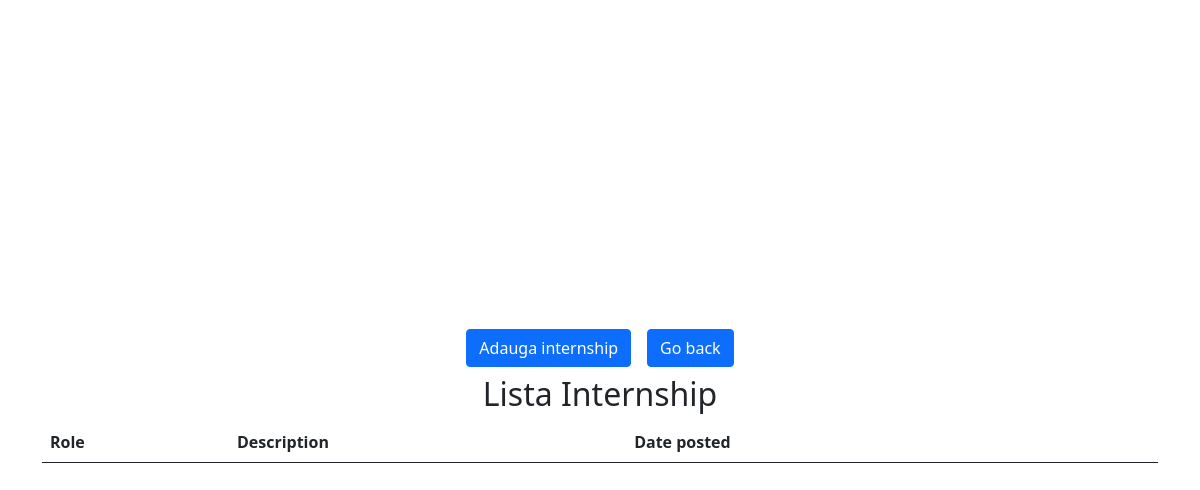
Before: /companies/manage/6 (signed in) with the older database file.
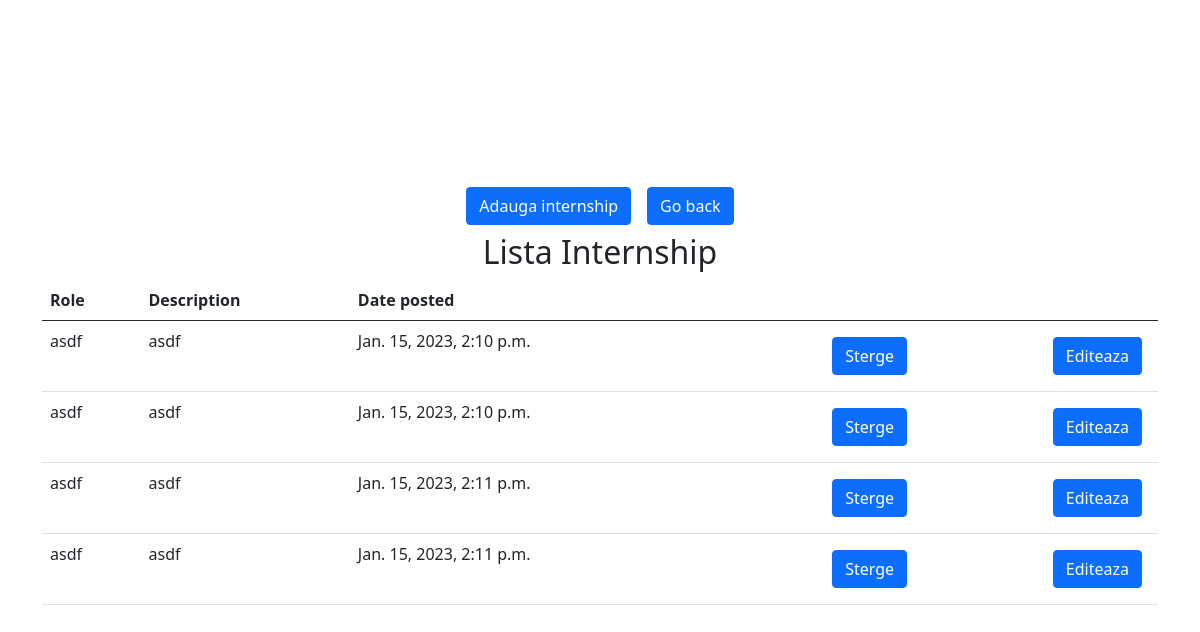
After: the same page with the newer database file.
### users/models.py (models this page shows, shortened)
class Internship(models.Model):
    active = models.BooleanField(default=False)
    role_name = models.CharField(max_length=50)
    description = models.CharField(max_length=250)
    date_posted = models.DateTimeField(default=now)
    date_expiration = models.DateTimeField()
    letter_of_intent_needed = models.BooleanField(default=False)
    flexible_hours = models.BooleanField(default=False)
    remote_possibility = models.BooleanField(default=False)
    duration = models.CharField(max_length=50)
    salary = models.IntegerField()
    paid = models.BooleanField(default=True)
    domain = models.IntegerField(choices=DomainTypes.choices(), default=DomainTypes.IT)
    type = models.CharField(max_length=50, choices=WorkTypes.choices(), default=WorkTypes.FULL_TIME)
    company = models.ForeignKey(Company, on_delete=models.CASCADE)
    location = models.ForeignKey(Location, on_delete=models.CASCADE)

### users/views.py (the view)
# urls.py: path('companies/manage/<int:company_id>', views.company_manage_internships, name="manage-company"),
def company_manage_internships(request, company_id, *args, **kwargs):
    try:
        company = Company.objects.get(id=company_id)
    except:
        raise Http404
    company_internship_list = Internship.objects.all().filter(company=company)
    context = {
        'company_internship_list': company_internship_list,
        'company': company
    }
    return render(request, "pages/company/internship_dashboard.html", context, status=200)

### templates/pages/company/internship_dashboard.html (shortened to what this page needs)
{% extends 'base.html' %}
{% block stylesheet %}
    {% load static %}
    <link rel="stylesheet" type="text/css" href="{% static 'users/home/home.css' %}">
{% endblock stylesheet %}
{% block content %}
    {% load widget_tweaks %}
    {% if user.is_authenticated and user.is_company %}
        {% if user == company.user %}
            <div class="container d-flex justify-content-center align-items-center flex-column">
                <div class="d-flex">
                    <button type="button" class="btn btn-primary m-2" style="float: right">
                        <a href="{% url 'add-internship' user.company.id %}" class="link">Adauga internship</a>
                    </button>
                    <button type="button" class="btn btn-primary m-2" style="float: right">
                        <a href="{% url 'home' %}" class="link">Go back</a>
                    </button>
                </div>
                <h2 class="title-center">Lista Internship</h2>
                <table class="table">
                    <thead>
                    <tr>
                        <th scope="col">Role</th>
                        <th scope="col">Description</th>
                        <th scope="col">Date posted</th>
                        <th/>
                        <th/>
                    </tr>
                    </thead>
                    <tbody>
                    {% for internship in company_internship_list %}
                        <tr>
                            <td>{{ internship.role_name }}</td>
                            <td>{{ internship.description }}</td>
                            <td>{{ internship.date_posted }}</td>
                            <td>
                                <button type="button" class="btn btn-primary m-2" style="float: right">
                                    <a href="{% url 'delete-internship' user.company.id internship.id %}" class="link">Sterge</a>
                                </button>
                            </td>
                            <td>
                                <button type="button" class="btn btn-primary m-2" style="float: right">
                                    <a href="{% url 'update-internship' user.company.id internship.id %}" class="link">Editeaza</a>
                                </button>
                            </td>
                        </tr>
                    {% endfor %}
                    </tbody>
                </table>
            </div>
        {% else %}
            <p>Nu ai acces la aceasta pagina.</p>
        {% endif %}
    {% else %}
        <p>Trebuie sa fii conectact ca si companie pentru a accesa aceasta pagina.</p>
    {% endif %}
{% endblock content %}

Changed rows visible on the page:
added Internship: role_name "asdf", description "asdf", date_posted "Jan. 15, 2023, 2:10 p.m."
added Internship: role_name "asdf", description "asdf", date_posted "Jan. 15, 2023, 2:10 p.m."
added Internship: role_name "asdf", description "asdf", date_posted "Jan. 15, 2023, 2:11 p.m."
added Internship: role_name "asdf", description "asdf", date_posted "Jan. 15, 2023, 2:11 p.m."
